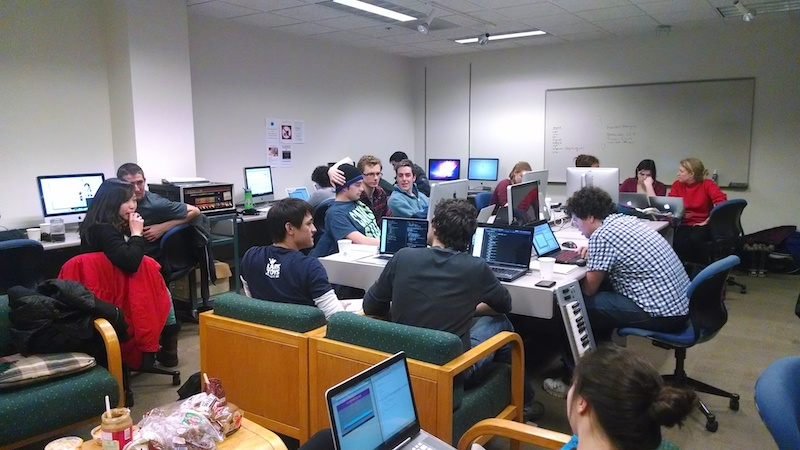
#> input picture python/adams_old_stuff/1.jpg, 800 x 450 px
$ python test.py   (older library calls are emulated)
#> lines starting #> are read from the running program, lines starting #| are printed output that depends on the picture
import numpy as np
import cv2
from matplotlib import pyplot as plt

img1 = cv2.imread('1.jpg',0)          # queryImage
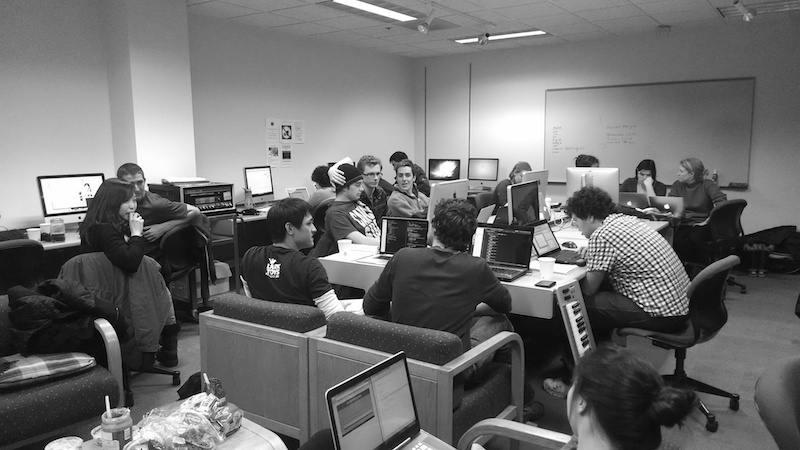
#> img1: shape (450, 800); min 0, max 255, mean 109.6
img2 = cv2.imread('2.jpg',0) # trainImage
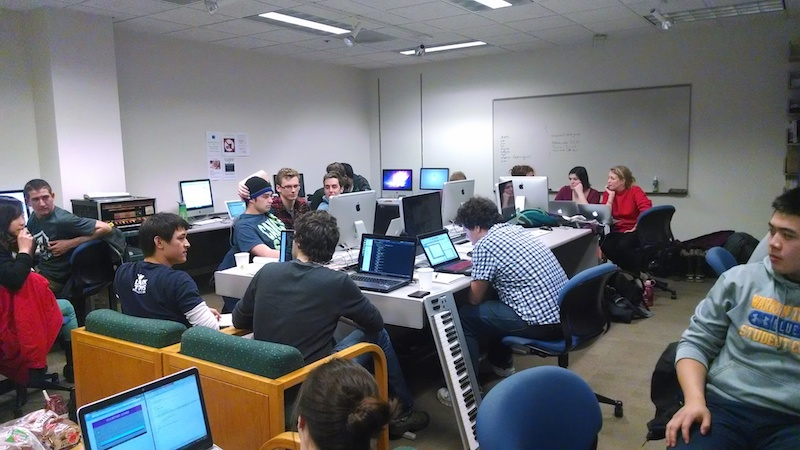
#> input picture python/adams_old_stuff/2.jpg, 800 x 450 px
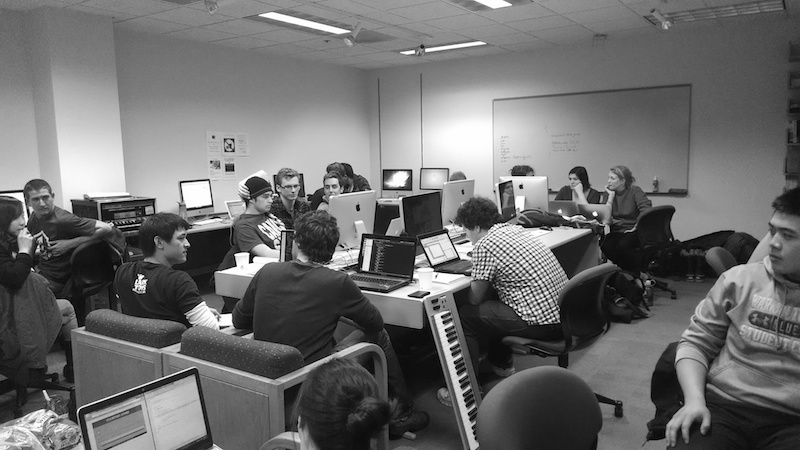
#> img2: shape (450, 800); min 0, max 255, mean 108.5

# Initiate SIFT detector
sift = cv2.SIFT()

# find the keypoints and descriptors with SIFT
kp1, des1 = sift.detectAndCompute(img1,None)
#> kp1 = 1496 keypoints; strongest (x, y, size): (667, 207, 3), (105, 326, 9.8), (509, 187, 2.6), (355, 306, 10.5)
kp2, des2 = sift.detectAndCompute(img2,None)
#> kp2 = 1586 keypoints; strongest (x, y, size): (251, 261, 3.1), (521, 187, 2.8), (44, 391, 1.8), (221, 328, 2.5)

# BFMatcher with default params
bf = cv2.BFMatcher()
matches = bf.knnMatch(des1,des2, k=2)
#> matches = 1496 matches

# Apply ratio test
good = []
for m,n in matches:
    if m.distance < 0.75*n.distance:
        good.append([m])
#> after the loop, good = 204 matches

# cv2.drawMatchesKnn expects list of lists as matches.
#> (the run stopped early here; a loop or call above may not have finished)
